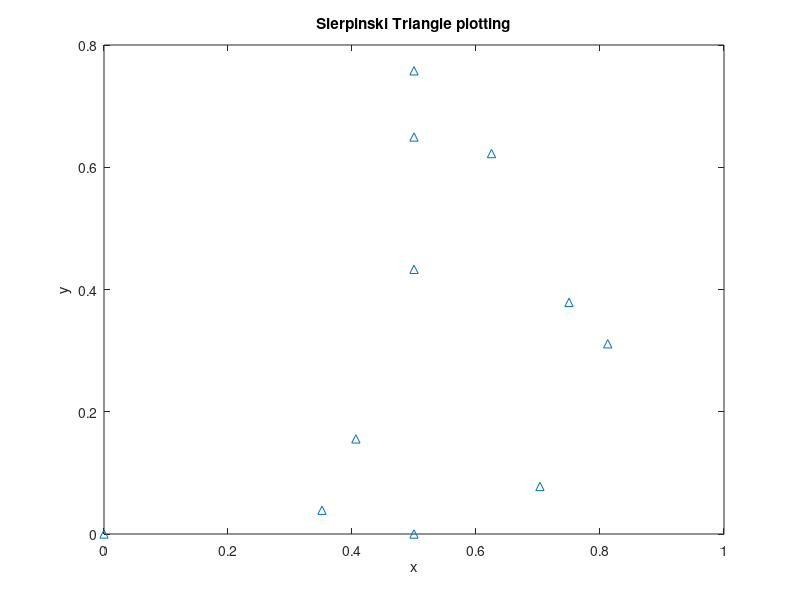
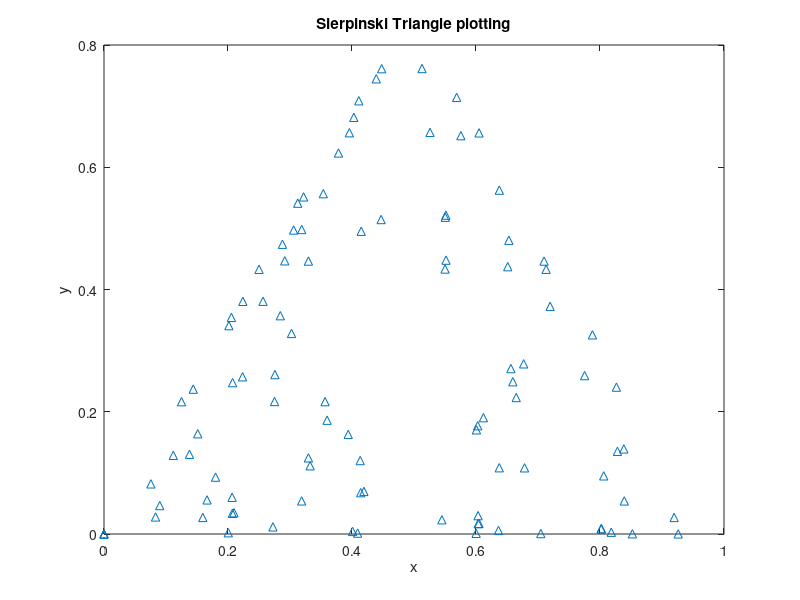
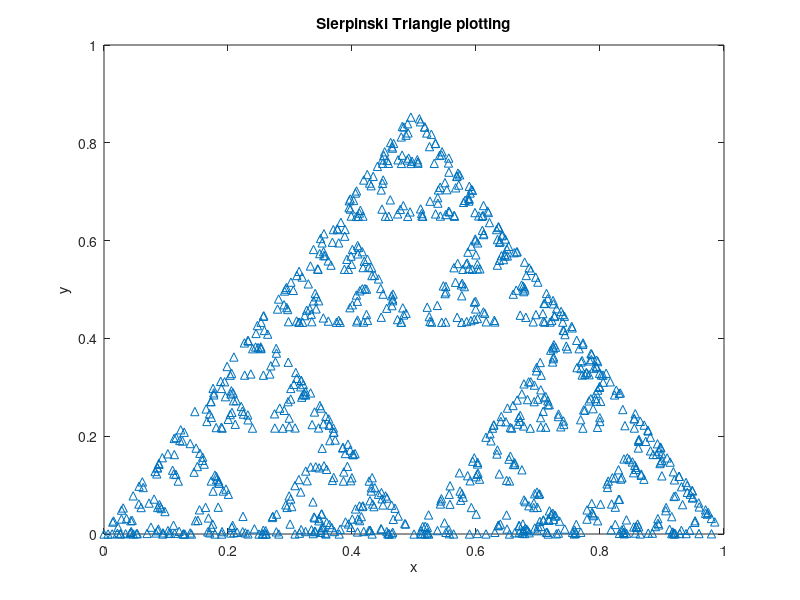
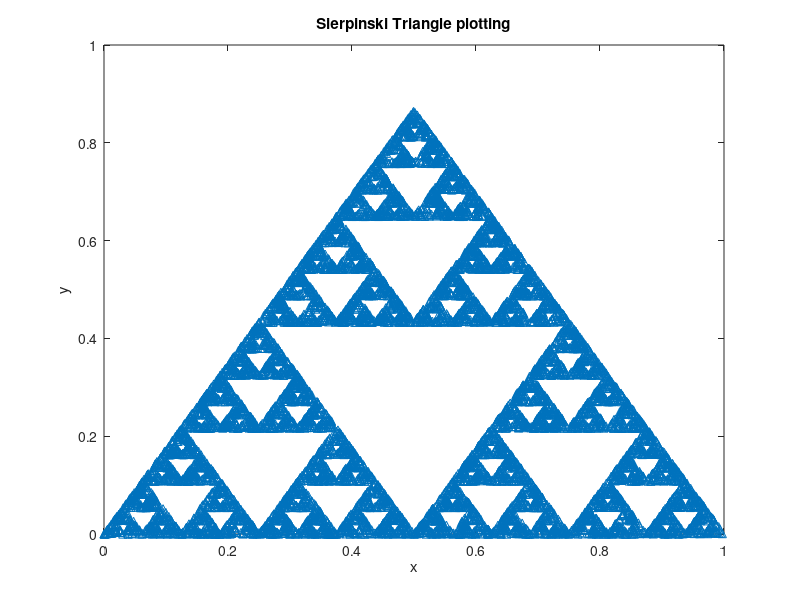

Recreate these plots in MATLAB, in order.
% Homework 4 정서진(2024112396)

fprintf("[Prob 1]\n")

row = 6; column = 4;

A = [];

% matrix comprised with '1'
% for j = 1:column
%     for i = 1:row
%         A(i, j)= 1;
%     end
% end
% disp(A)

for j = 1:column
    for i = 1:row
        A(i, j)= 2*j - 3*i;
    end
end
disp(A)

pause

%%%%%%%%%%%%%%%%%%%%%%%%%%%%%%%%%%%%%%%%%%%%

fprintf("[Prob 2]\n")

x = [9 -1.5 13.4 13.3 -2.1 4.6 1.1 5 -6.1 10 0.2];

for j = 1:length(x)
    for i = 1:length(x)
        if (x(j) < x(i))
            a = x(j);
            x(j) = x(i);
            x(i) = a;
        end
    end
end
disp(x)
if (x == sort(x))
    fprintf("rearrangement complete!\n");
else
    fprintf("invalid\n");
end

pause

%%%%%%%%%%%%%%%%%%%%%%%%%%%%%%%%%%%%%%%%%%%%

fprintf("[Prob 3]")

disp(" ")

n_vec = 0;
sum_result_vec = 0;

for n = 1:500
    summation = n * (n + 1) / 2;
    if (mod(summation, 111) == 0)
        if summation < 1000
            n_vec = n;
            sum_result_vec = summation;
        end

    end
end

disp('    n    sum')
table = [n_vec sum_result_vec];
disp(table)
pause 

%%%%%%%%%%%%%%%%%%%%%%%%%%%%%%%%%%%%%%%%%%%%

fprintf("[Prob 4]")

n = [10, 100, 1000, 10000];
xi = 0;
yi = 0;
x = [xi];
y = [yi];

for i = 1:length(n)
    for j = 1:n(i)
        rule = randperm(3,1);
        switch rule
            case 1
                x(j+1) = 0.5 * x(j);
                y(j+1) = 0.5 * y(j);
            case 2
                x(j+1) = 0.5 * x(j) + 0.25;
                y(j+1) = 0.5 * y(j) + sqrt(3) / 4;
            case 3
                x(j+1) = 0.5 * x(j) + 0.5;
                y(j+1) = 0.5 * y(j);
        end
    end
    figure(i)
    plot(x, y, '^')
    title('Sierpinski Triangle plotting')
    xlabel('x');
    ylabel('y');
end

pause
